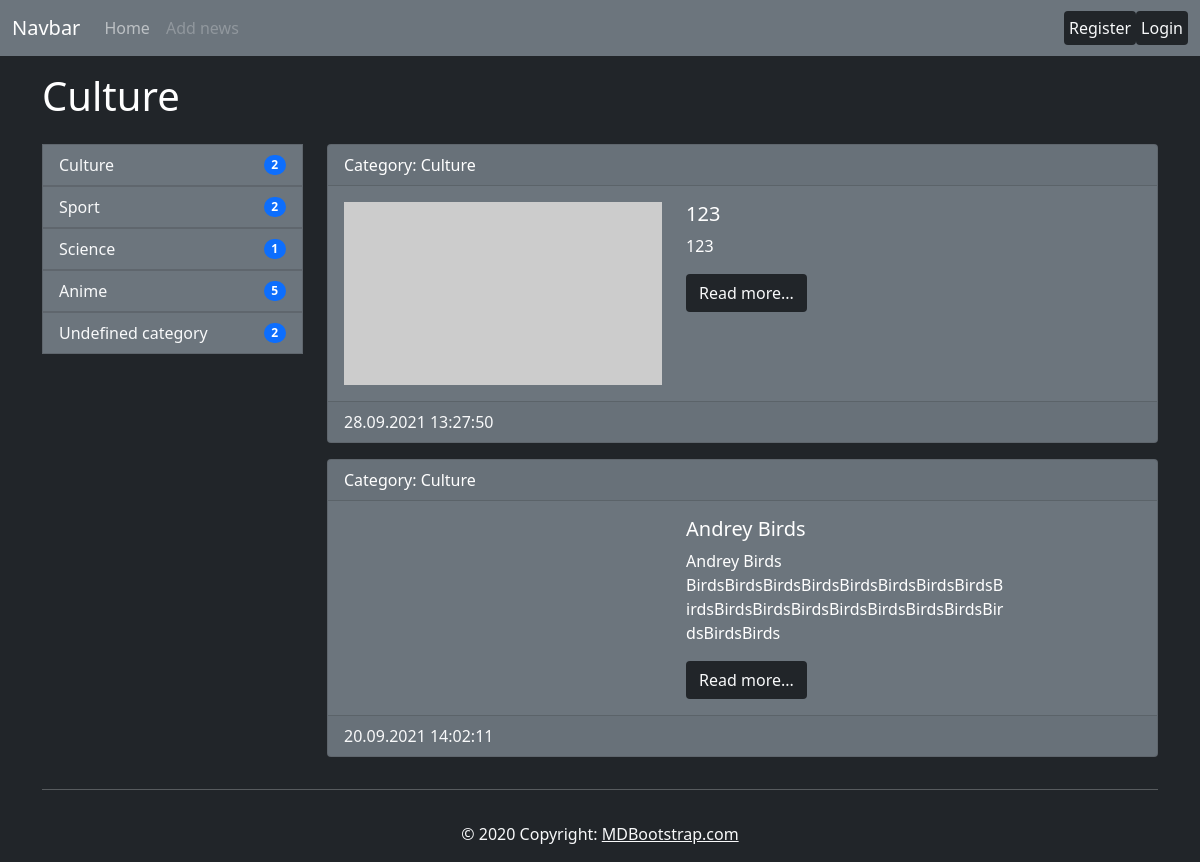
Page /category/1 on the committed database.
### news/models.py (models this page shows, shortened)
class Category(models.Model):
    title = models.CharField(max_length=150, db_index=True)
    def get_absolute_url(self):
        return reverse('category', kwargs={'category_id': self.pk})
    def __str__(self):
        return self.title
    class Meta:
        verbose_name = 'Category'
        verbose_name_plural = 'Categories'
        ordering = ['title']

class News(models.Model):
    title = models.CharField(max_length=150)
    description = models.TextField(blank=True)
    created_at = models.DateTimeField(auto_now_add=True)
    updated_at = models.DateTimeField(auto_now=True)
    photo = models.ImageField(upload_to='photos/%Y/%m/%d/', blank=True, null=True)
    is_published = models.BooleanField(default=True)
    views = models.IntegerField(default=0)
    category = models.ForeignKey('Category', on_delete=models.PROTECT, null=True)
    def get_absolute_url(self):
        return reverse('view_news', kwargs={'news_id': self.pk})
    class Meta:
        verbose_name = 'News'
        verbose_name_plural = 'News'
        ordering = ['-created_at']

### news/views.py (the view)
# urls.py: path('category/<int:category_id>', NewsByCategory.as_view(), name='category'),
class NewsByCategory(BaseListView):
    model = News
    template_name = 'news/category.html'
    def get_queryset(self):
        return News.objects.filter(category_id=self.kwargs['category_id'], is_published=True).select_related('category')
    def get_context_data(self, *, object_list=None, **kwargs):
        context = super().get_context_data(**kwargs)
        context['category'] = get_object_or_404(Category, pk=self.kwargs['category_id'])
        return context

### news/templatetags/news_tags.py (called while the page is built)
@register.inclusion_tag('inc/_list_categories.html')
def show_categories():
    categories = Category.objects.annotate(cnt=Count('news', filter=F('news__is_published'))).filter(cnt__gt=0)
    return {'categories': categories}

@register.simple_tag
def is_disabled_url(request):
    if not request.user.is_authenticated:
        return 'disabled'
    return ''

@register.simple_tag
def is_active_url(request, correct_url):
    if request.get_full_path() == correct_url:
        return 'active'
    return ''

### news/templates/news/category.html (shortened to what this page needs)
{% extends 'base.html' %}
{% load news_tags %}
{% block contents %}
  {{ category }}
{% endblock contents %}
{% block sidebar %}
  {% show_categories %}
{% endblock sidebar %}
{% block content %}
  <div class="col-md-9">
    {% for item in news %}
      <div class="card mb-3 text-white bg-secondary">
        <div class="card-header">
          Category: {{ item.category.title }}
        </div>
        <div class="card-body row">
          <div class="media col-md-5">
            {% if item.photo %}
              <img src="{{ item.photo.url }}" alt="" width="400" class="" style="width: 100%">
            {% else %}
              <img src="https://picsum.photos/400/230?grayscale&blur=2" alt="" style="width: 100%">
            {% endif %}
          </div>
          <div class="media-body col-md-5 padding-right-4">
            <h5 class="card-title">{{ item.title }}</h5>
            <p class="card-text">{{ item.description|truncatewords:50 }}</p>
            <a href="{{ item.get_absolute_url }}" class="btn">Read more...</a>
          </div>
        </div>
        <div class="card-footer text-light">
          {{ item.created_at|date:"d.m.Y H:i:s" }}
        </div>
      </div>
    {% empty %}
      <h2 class="mb-4 text-white">Opss...nothing found</h2>
    {% endfor %}
  </div>
{% endblock content %}

### templates/inc/_list_categories.html
<div class="col-md-3 mb-5">
    <div class="list-group">
        {% for category in categories %}
            <a href="{{ category.get_absolute_url }}" class="category-link">
                <li class="list-group-item list-group-item-mine d-flex justify-content-between align-items-center">
                    {{ category.title }}
                    <span class="badge bg-primary rounded-pill">{{ category.cnt }}</span>
                </li>
            </a>
        {% endfor %}
    </div>
</div>

### templates/base.html (style rules this page uses)
.list-group-item-mine { background-color: var(--bs-secondary); color: var(--bs-light); cursor: pointer; transition: color .1s linear, background-color .1s linear; }
.category-link { text-decoration: none; }
.btn { background-color: var(--bs-dark); color: var(--bs-light); }

### rows in the picture
Category: title "Culture", cnt "2"
Category: title "Sport", cnt "2"
Category: title "Science", cnt "1"
Category: title "Anime", cnt "5"
Category: title "Undefined category", cnt "2"
News: category "Culture", title "123", description "123", created_at "28.09.2021 13:27:50"
News: category "Culture", title "Andrey Birds", description "Andrey Birds BirdsBirdsBirdsBirdsBirdsBirdsBirdsBirdsBirdsBirdsBirdsBirdsBirdsBirdsBirdsBirdsBirdsBirdsBirds", created_at "20.09.2021 14:02:11"
